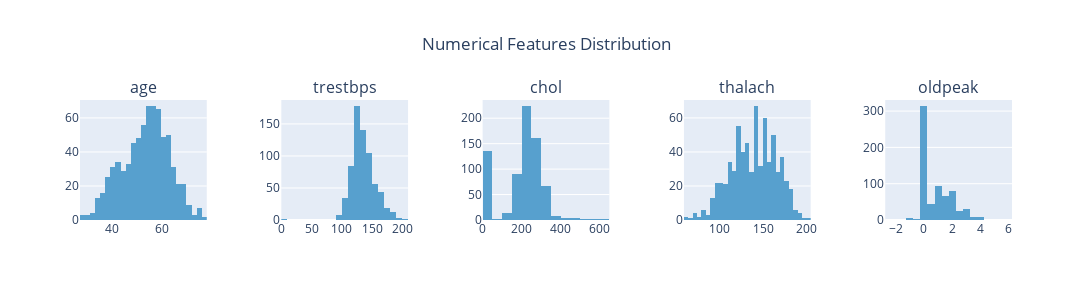

This figure's notebook cell:
### Markdown cell above
---
## 4. Numerical Features Analysis

### Code cell
numerical_cols = ['age', 'trestbps', 'chol', 'thalach', 'oldpeak']

display(train_clean[numerical_cols].describe())

plots.plot_numerical_distributions(
    train_clean,
    cols=numerical_cols,
    bins=30
)

### Figure 1 — Plotly figure (JSON) as saved in the notebook; plotly's stock layout.template omitted (floating-point values rounded to 4 significant figures; data arrays with more than 128 entries replaced by an {"elided": "..."} marker saying what was removed)
{"data": [{"marker": {"color": "#57A0CE"}, "name": "age", "nbinsx": 30, "showlegend": false, "type": "histogram", "x": {"elided": "732 float values"}, "xaxis": "x", "yaxis": "y"}, {"marker": {"color": "#57A0CE"}, "name": "trestbps", "nbinsx": 30, "showlegend": false, "type": "histogram", "x": {"elided": "685 float values"}, "xaxis": "x2", "yaxis": "y2"}, {"marker": {"color": "#57A0CE"}, "name": "chol", "nbinsx": 30, "showlegend": false, "type": "histogram", "x": {"elided": "711 float values"}, "xaxis": "x3", "yaxis": "y3"}, {"marker": {"color": "#57A0CE"}, "name": "thalach", "nbinsx": 30, "showlegend": false, "type": "histogram", "x": {"elided": "688 float values"}, "xaxis": "x4", "yaxis": "y4"}, {"marker": {"color": "#57A0CE"}, "name": "oldpeak", "nbinsx": 30, "showlegend": false, "type": "histogram", "x": {"elided": "683 float values"}, "xaxis": "x5", "yaxis": "y5"}], "layout": {"annotations": [{"font": {"size": 16}, "showarrow": false, "text": "age", "x": 0.068, "xanchor": "center", "xref": "paper", "y": 1, "yanchor": "bottom", "yref": "paper"}, {"font": {"size": 16}, "showarrow": false, "text": "trestbps", "x": 0.284, "xanchor": "center", "xref": "paper", "y": 1, "yanchor": "bottom", "yref": "paper"}, {"font": {"size": 16}, "showarrow": false, "text": "chol", "x": 0.5, "xanchor": "center", "xref": "paper", "y": 1, "yanchor": "bottom", "yref": "paper"}, {"font": {"size": 16}, "showarrow": false, "text": "thalach", "x": 0.716, "xanchor": "center", "xref": "paper", "y": 1, "yanchor": "bottom", "yref": "paper"}, {"font": {"size": 16}, "showarrow": false, "text": "oldpeak", "x": 0.932, "xanchor": "center", "xref": "paper", "y": 1, "yanchor": "bottom", "yref": "paper"}], "height": 300, "title": {"text": "Numerical Features Distribution", "x": 0.5}, "width": 1400, "xaxis": {"anchor": "y", "domain": [0, 0.136]}, "xaxis2": {"anchor": "y2", "domain": [0.216, 0.352]}, "xaxis3": {"anchor": "y3", "domain": [0.432, 0.568]}, "xaxis4": {"anchor": "y4", "domain": [0.648, 0.784]}, "xaxis5": {"anchor": "y5", "domain": [0.864, 1.0]}, "yaxis": {"anchor": "x", "domain": [0, 1]}, "yaxis2": {"anchor": "x2", "domain": [0, 1]}, "yaxis3": {"anchor": "x3", "domain": [0, 1]}, "yaxis4": {"anchor": "x4", "domain": [0, 1]}, "yaxis5": {"anchor": "x5", "domain": [0, 1]}}}
